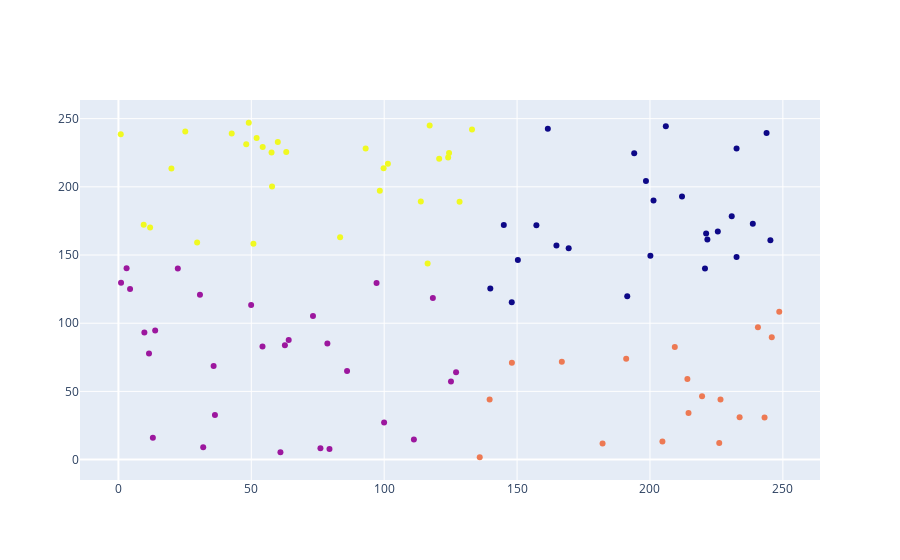

Notebook source saved alongside this figure:
### Code cell
from plotly import tools
import plotly.figure_factory as ff
import plotly.graph_objs as go
from plotly.offline import download_plotlyjs, init_notebook_mode, plot, iplot
init_notebook_mode(connected=True)
fig = go.Figure(data=go.Scatter(x=df['X'], y=df['Y'],mode='markers',marker=dict(color=labels)))
fig.show()
#From the above code we can see the exact location of nodes by placing the curser on the node
